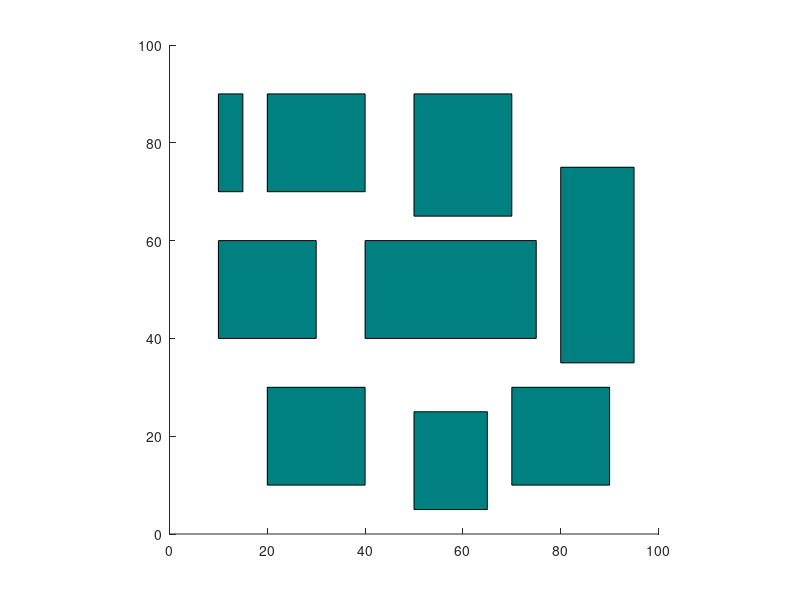

MATLAB code for this plot: (Note: this script raises an error after producing the figure.)
%%%%%%%%%%%%%%%%%%%%%%%%%%%%%%%%%%%%%%%%%%%%%%%%%%%%%%%%%%%%%%%%%%%%%%%%%%%
%
% ECE8743 Advanced Robotics
% Visibility Graph based robot global path planning for static obstacles
% Evloved from Aditya Jain's codes
%
% Configued in Environment 3
%%
%%
%%%%%%%%%%%%%%%%%%%%%%%%%%%%%%%%%%%%%%%%%%%%%%%%%%%%%%%%%%%%%%%%%%%%%%%%%%%
clc
close all
clear
%tic
%% Defining environment variables
start = [4,4];     % start position
goal = [90, 85];   % goal position
n = 9;             % no. of obstacles

%% Defining the grid
figure

%%% 3rd Config
rectangle('Position',[20 10 20 20], 'FaceColor',[0 .5 .5])
axis([0 100 0 100])
axis square

rectangle('Position',[70 10 20 20], 'FaceColor',[0 .5 .5])
rectangle('Position',[10 40 20 20], 'FaceColor',[0 .5 .5])
rectangle('Position',[20 70 20 20], 'FaceColor',[0 .5 .5])
rectangle('Position',[50 5 15 20], 'FaceColor',[0 .5 .5])
rectangle('Position',[40 40 35 20], 'FaceColor',[0 .5 .5])
rectangle('Position',[10 70 5 20], 'FaceColor',[0 .5 .5])
rectangle('Position',[50 65 20 25], 'FaceColor',[0 .5 .5])
rectangle('Position',[80 35 15 40], 'FaceColor',[0 .5 .5])
%%%%%%%%%%%%%

% Plotting start position
circles(start(1), start(2),2, 'facecolor','green')

% Plotting goal position
circles(goal(1), goal(2),2, 'facecolor','yellow')


%% Initialising the hash map

tic

%%% 3rd Config
keys = {'a', 'b', 'c', 'd', 'e', 'f', 'g', 'h', 'i', 'j', 'k', 'l', 'm', 'n', 'o', 'p', 'q', 'r', 's', 't', 'u', 'v', 'w', 'x', 'y', 'z', 'aa', 'ab', 'ac', 'ad', 'ae', 'af', 'ag', 'ah', 'ai', 'aj', 'ak', 'al'};
values = {start, [20,10], [20,30], [40,30], [40,10], [50,5], [50,25], [65,25], [65,5], [70,10], [70,30], [90,30], [90,10], [10,40], [10,60], [30,60], [30,40], [40,40], [40,60], [75,60], [75,40], [80,35], [80,75], [95,75], [95,35], [10,70], [10,90], [15,90], [15,70], [20,70], [20,90], [40,90], [40,70], [50,65], [50,90], [70,90], [70,65], goal};
%%%%%%%%%%%%%%%%%

Map = containers.Map(keys, values);
len = Map.values;
Map('j');


%% Building all the obstacle edges
length = size(keys);    % this contains the number of nodes
edges = [];

for i = 2:(length(2)-2)   
        temp = [values{1,i}(1), values{1,i+1}(1), values{1,i}(2), values{1,i+1}(2)];
        edges = vertcat(edges, temp);                
end


% Removing edges which are not obstacle edges
sizeEdges = size(edges);
i = 4;
while i < (sizeEdges(1)-1)
    edges(i,:) = [];
    sizeEdges = size(edges);
    i = i + 3;
end

% Adding 1 edge pair in each obstacle which were not added in the earlier
% for loop
i = 2;
while i < length(2)-2    
    temp = [values{1,i}(1), values{1,i+3}(1), values{1,i}(2), values{1,i+3}(2)];
    edges = vertcat(edges, temp);
    i = i + 4;    
end


%% Calculating the valid edges and adding them to the graph
ledgeSize = size(edges);
noEdges = ledgeSize(1);
G = graph();

for i = 1:length(2)    
    for j = (i + 1):length(2)        
        % find equation of the edge to be checked
        p1 = values{1,i};
        q1 = values{1,j};
        m1 = (q1(2)-p1(2))/(q1(1)-p1(1));
        c1 = p1(2) - m1*(p1(1));
    
        flag = 1;               % flag to check if the edge has any intersection with any other edge;
                                % '1' means no intersection
        % need to compare with the edges   
        for k = 1:noEdges
            
            ed = edges(k,:);            
            m2 = (ed(4) - ed(3))/(ed(2) - ed(1));
            if(ed(2)==ed(1))
                m2 = 1e+10;
            end
            c2 = ed(3) - m2*ed(1);  
            
            if m1==m2           %% ignoring 
                t = 1;
            else
                temp1 = ed(3) - m1*ed(1) - c1;
                temp2 = ed(4) - m1*ed(2) - c1;
                temp3 = p1(2) - m2*p1(1) - c2;
                temp4 = q1(2) - m2*q1(1) - c2;
                
                if (sign(temp1) ~= sign(temp2)) &&  sign(temp1)~=0 && sign(temp2)~=0 && (sign(temp3) ~= sign(temp4)) &&  sign(temp3)~=0 && sign(temp4)~=0
                    flag = 0;
                    break
                end
            end

        end
        if flag==1
            G = addedge(G,keys{i}, keys{j});
        end
                
    end    
end


%% Removing the diagonals of the obstacle from the visible edges
length = size(keys);    % this contains the number of nodes
i = 2;

while i < (length(2)-2)
    
    G = rmedge(G,keys{i}, keys{i+2});
    G = rmedge(G,keys{i+1}, keys{i+3});
    i = i + 4;
end


%% Plotting all the visible edges
visEd = G.Edges;  % this has the visible edges
sizeEd = size(G.Edges);

for i=1:sizeEd(1)
   x = visEd(i,1);
   xx = x{1,1};
   p1 = Map(xx{1,1});
   p2 = Map(xx{1,2});
   xpoints = [p1(1,1), p2(1,1)];
   ypoints = [p1(1,2), p2(1,2)];
   hold on
   plot(xpoints, ypoints, 'b')
end

%% Finding the shortest path in the graph and printing it 
path = shortestpath(G, keys{1}, keys{length(2)});
pathSize = size(path);
totalDis = 0;    % this will contain the total distance in units for the final selected path

for i=1:pathSize(2)-1
    p1 = Map(path{i});
    p2 = Map(path{i+1});
    
    totalDis = totalDis + EuclDist(p1,p2);
    
    xpoints = [p1(1,1), p2(1,1)];
    ypoints = [p1(1,2), p2(1,2)];
    hold on
    plot(xpoints, ypoints, 'k', 'LineWidth', 3)
    title('Visibility Graph')
end

toc
totalDis
%%%%%%%%%%%%%% end %%%%%%%%%%%%%%%%%%%%%%%%%%%%%%%%%%%
